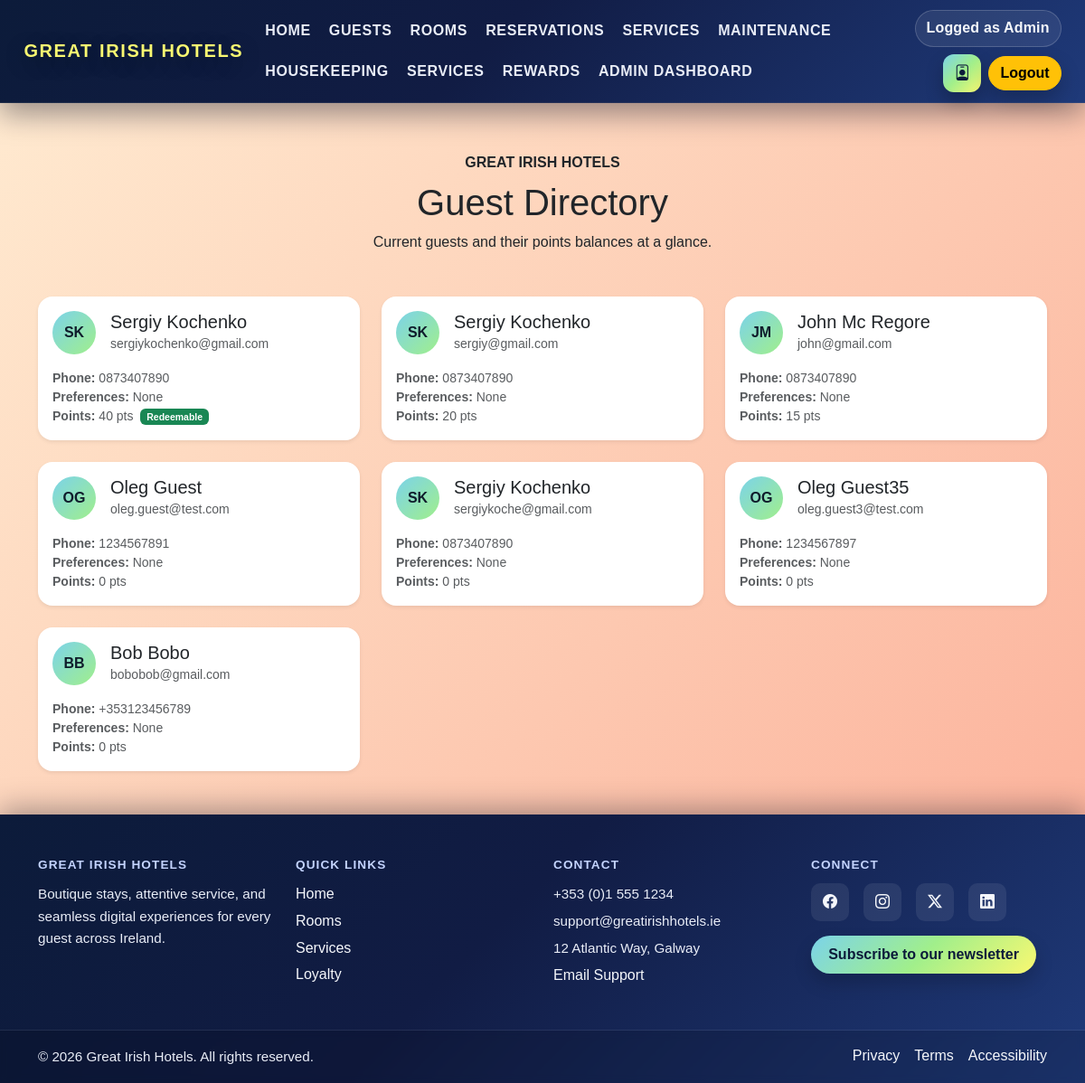
Screenshot of /guests/ (signed in) with the database file from the repository.
### core/models.py (models this page shows, shortened)
class Guest(models.Model):
	first_name = models.CharField(max_length=50)
	last_name = models.CharField(max_length=50)
	email = models.EmailField()
	phone = models.CharField(max_length=20)
	id_document = models.CharField(max_length=100)
	preferences = models.TextField(blank=True)
	special_requests = models.TextField(blank=True)
	loyalty_points = models.IntegerField(default=0)

### core/views.py (the view)
# urls.py: path('guests/', guests, name='guests'),
@staff_member_required
def guests(request):
	all_guests = Guest.objects.all()
	context = get_user_context(request)
	context['guests'] = all_guests
	return render(request, 'guests.html', context)

### core/views.py (called while the page is built, shortened)
def get_user_context(request):
	guest_name = None
	staff_name = None
	staff_role = None
	guest_id_document = None
	guest_id = request.session.get('guest_id')
	staff_id = request.session.get('staff_id')
	if guest_id:
		try:
			from .models import Guest
			guest_obj = Guest.objects.get(id=guest_id)
			guest_name = f"{guest_obj.first_name} {guest_obj.last_name}"
			guest_id_document = guest_obj.id_document.split('|')[0] if guest_obj.id_document else ''
		except Exception:
			pass
	return {'guest_name': guest_name, 'staff_name': staff_name, 'staff_role': staff_role, 'guest_id_document': guest_id_document}

### core/templates/guests.html (shortened to what this page needs)
<!DOCTYPE html>
<html lang="en">
<head>
    <link href="https://cdn.jsdelivr.net/npm/bootstrap@5.3.2/dist/css/bootstrap.min.css" rel="stylesheet">
    <link href="https://cdn.jsdelivr.net/npm/bootstrap-icons@1.11.3/font/bootstrap-icons.css" rel="stylesheet">
    <link rel="stylesheet" href="/static/style.css">
</head>
<body class="rooms-body">
        {% include "header.html" %}
        <main class="container py-5 guests-page">
            <div class="spacer-top"></div>
            <div class="text-center mb-5">
                <p class="text-uppercase fw-semibold mb-2">Great Irish Hotels</p>
                <h1>Guest Directory</h1>
                <p class=" mb-0">Current guests and their points balances at a glance.</p>
            </div>
            <div class="row g-4">
                {% for guest in guests %}
                <div class="col-md-6 col-lg-4">
                    <div class="card border-0 rounded-4 shadow-sm h-100 guest-card">
                        <div class="card-body">
                            <div class="d-flex align-items-center mb-3">
                                <div class="avatar flex-shrink-0 me-3">
                                    <span>{{ guest.first_name|slice:":1" }}{{ guest.last_name|slice:":1" }}</span>
                                </div>
                                <div>
                                    <h5 class="card-title mb-0">{{ guest.first_name }} {{ guest.last_name }}</h5>
                                    <small class="text-muted">{{ guest.email }}</small>
                                </div>
                            </div>
                            <ul class="list-unstyled small text-muted mb-0">
                                <li><span class="fw-semibold">Phone:</span> {{ guest.phone|default:"Not provided" }}</li>
                                <li><span class="fw-semibold">Preferences:</span> {{ guest.preferences|default:"None" }}</li>
                                <li><span class="fw-semibold">Points:</span> {{ guest.loyalty_points|default:0 }} pts {% if guest.loyalty_points|default:0 >= 35 %}<span class="badge bg-success ms-1">Redeemable</span>{% endif %}</li>
                            </ul>
                        </div>
                    </div>
                </div>
                {% empty %}
                <div class="col-12">
                    <div class="alert alert-light border rounded-4 text-center py-5">No guests found.</div>
                </div>
                {% endfor %}
            </div>
        </main>
        {% include "footer.html" %}
</body>
</html>

### core/templates/header.html (shortened to what this page needs)
<header class="site-header">
    <nav class="navbar navbar-expand-xl navbar-dark gi-navbar fixed-top">
        <div class="container-xxl">
            <a class="navbar-brand" href="/">Great Irish Hotels</a>
            <div class="collapse navbar-collapse" id="mainNavbar">
                <ul class="navbar-nav align-items-lg-center mx-auto mb-3 mb-lg-0 gap-lg-1">
                    <li class="nav-item"><a class="nav-link gi-nav-link" href="/">Home</a></li>
                    {% if request.user.is_authenticated and request.user.is_staff or staff_role == 'Reception' %}
                        <li class="nav-item"><a class="nav-link gi-nav-link" href="{% url 'guest_list' %}">Guests</a></li>
                    {% endif %}
                    <li class="nav-item"><a class="nav-link gi-nav-link" href="/rooms/">Rooms</a></li>
                    {% if request.user.is_authenticated and request.user.is_staff or staff_role == 'Reception' %}
                        <li class="nav-item"><a class="nav-link gi-nav-link" href="{% url 'reservation_list' %}">Reservations</a></li>
                        <li class="nav-item"><a class="nav-link gi-nav-link" href="{% url 'service_list' %}">Services</a></li>
                    {% endif %}
                    {% if request.user.is_authenticated and request.user.is_staff or staff_role == 'Maintenance' or staff_role == 'Reception' or guest_name %}
                        <li class="nav-item"><a class="nav-link gi-nav-link" href="{% url 'maintenance_list' %}">Maintenance</a></li>
                    {% endif %}
                    {% if request.user.is_authenticated and request.user.is_staff or staff_role == 'Housekeeper' or staff_role == 'Reception' or guest_name %}
                        <li class="nav-item"><a class="nav-link gi-nav-link" href="{% url 'housekeeping_list' %}">Housekeeping</a></li>
                    {% endif %}
                    {% if guest_name %}
                        <li class="nav-item"><a class="nav-link gi-nav-link" href="/services/">Services</a></li>
                    {% endif %}
                    <li class="nav-item"><a class="nav-link gi-nav-link" href="{% url 'loyalty' %}">Rewards</a></li>
                    {% if request.user.is_authenticated and request.user.is_staff %}
                        <li class="nav-item"><a class="nav-link gi-nav-link" href="/admin-frontend/dashboard/">Admin Dashboard</a></li>
                    {% endif %}
                </ul>
                <div class="header-actions d-flex align-items-center gap-2">
                    {% if staff_name and staff_role %}
                        <span class="header-pill">Staff: {{ staff_name }} | Role: {{ staff_role }}</span>
                        {% if request.resolver_match.url_name != 'user_profile' %}
                            <a href="{% url 'user_profile' %}" class="header-icon" title="View/Edit Profile">
                                <i class="bi bi-person-badge"></i>
                            </a>
                        {% endif %}
                        <a href="/logout/" class="btn btn-warning logout-trigger">Logout</a>
                    {% elif request.user.is_authenticated and request.user.is_staff %}
                        <span class="header-pill">Logged as Admin</span>
                        {% if request.resolver_match.url_name != 'user_profile' %}
                            <a href="{% url 'user_profile' %}" class="header-icon" title="View Profile">
                                <i class="bi bi-person-badge"></i>
                            </a>
                        {% endif %}
                        <a href="/logout/" class="btn btn-warning logout-trigger">Logout</a>
                    {% endif %}
                </div>
            </div>
        </div>
    </nav>
</header>

### core/templates/footer.html
<footer class="site-footer mt-auto text-white">
  <div class="footer-top">
    <div class="container py-5">
      <div class="row g-4">
        <div class="col-12 col-md-6 col-lg-3">
          <h6 class="footer-title">Great Irish Hotels</h6>
          <p class="footer-text">
            Boutique stays, attentive service, and seamless digital experiences for every guest across Ireland.
          </p>
        </div>
        <div class="col-6 col-lg-3">
          <h6 class="footer-title">Quick Links</h6>
          <ul class="footer-links list-unstyled mb-0">
            <li><a class="footer-link" href="{% url 'home' %}">Home</a></li>
            <li><a class="footer-link" href="{% url 'rooms' %}">Rooms</a></li>
            <li><a class="footer-link" href="{% url 'services' %}">Services</a></li>
            <li><a class="footer-link" href="{% url 'loyalty' %}">Loyalty</a></li>
          </ul>
        </div>
        <div class="col-6 col-lg-3">
          <h6 class="footer-title">Contact</h6>
          <ul class="footer-links list-unstyled mb-0">
            <li class="footer-text">+353 (0)1 555 1234</li>
            <li class="footer-text">support@greatirishhotels.ie</li>
            <li class="footer-text">12 Atlantic Way, Galway</li>
            <li><a class="footer-link" href="mailto:support@greatirishhotels.ie">Email Support</a></li>
          </ul>
        </div>
        <div class="col-12 col-lg-3">
          <h6 class="footer-title">Connect</h6>
          <div class="d-flex gap-3">
            <a class="footer-social" href="#" aria-label="Follow on Facebook"><i class="bi bi-facebook"></i></a>
            <a class="footer-social" href="#" aria-label="Follow on Instagram"><i class="bi bi-instagram"></i></a>
            <a class="footer-social" href="#" aria-label="Follow on Twitter"><i class="bi bi-twitter-x"></i></a>
            <a class="footer-social" href="#" aria-label="Follow on LinkedIn"><i class="bi bi-linkedin"></i></a>
          </div>
          <div class="mt-3">
            <a class="btn newsletter-footer-btn" href="{% url 'newsletter' %}">Subscribe to our newsletter</a>
          </div>
        </div>
      </div>
    </div>
  </div>
  <div class="footer-bottom py-3">
    <div class="container d-flex flex-column flex-md-row align-items-center justify-content-between gap-2">
      <span class="footer-text mb-0">&copy; {% now "Y" %} Great Irish Hotels. All rights reserved.</span>
      <div class="d-flex gap-3">
        <a class="footer-link" href="#">Privacy</a>
        <a class="footer-link" href="#">Terms</a>
        <a class="footer-link" href="#">Accessibility</a>
      </div>
    </div>
  </div>
</footer>

### core/static/style.css (style rules this page uses)
html, body { font-family: Arial, sans-serif; background-color: transparent; position: relative; overflow-x: hidden; min-height: 100%; height: 100%; margin: 0; padding: 0; }
body { display: flex; flex-direction: column; padding-top: calc(var(--nav-height) + 10px); }
main { flex: 1; padding-top: 0.35rem; }
body::before { content: ""; position: fixed; top: 0; left: 0; width: 100%; height: 100%; z-index: -1; background: linear-gradient(130deg, #ffecd2, #fcb69f, #ff9a8b, #ff758c, #f6416c, #f76b1c, #c471ed, #662d8c); background-size: 600% 600%; animation: gradientDrift 12s ease-in-out infinite; pointer-events: none; }
.rooms-body { background-color: transparent; }
.guests-page { position: relative; z-index: 1; }
.guests-page .spacer-top { height: 2rem; }
.guest-card .avatar { width: 48px; height: 48px; border-radius: 999px; background: linear-gradient(135deg, #7BD3EA, #A1EF8B); display: flex; align-items: center; justify-content: center; color: #0f1c2b; font-weight: 700; }
:root { --nav-height: 78px; }
.site-header { position: relative; z-index: 1030; }
.gi-navbar { background: linear-gradient(135deg, #0c1b3a 0%, #111c44 45%, #1f3a7a 100%); backdrop-filter: blur(10px); box-shadow: 0 12px 30px rgba(4, 9, 30, 0.4); border-bottom: 1px solid rgba(255, 255, 255, 0.08); padding: 0.7rem 0.9rem; min-height: var(--nav-height); }
.gi-navbar .navbar-brand { color: #f9f871; font-weight: 800; letter-spacing: 0.08em; text-transform: uppercase; text-shadow: 0 6px 22px rgba(0, 0, 0, 0.35); }
.gi-navbar .navbar-nav { gap: 0.35rem 0.55rem; flex-wrap: wrap; }
.gi-nav-link { color: #e9edf7; font-weight: 700; text-transform: uppercase; letter-spacing: 0.04em; padding: 0.55rem 0.85rem; position: relative; transition: color 0.2s ease, opacity 0.2s ease; display: inline-flex; align-items: center; gap: 0.35rem; }
.gi-nav-link::after { content: ""; position: absolute; left: 18%; right: 18%; bottom: 0.45rem; height: 2px; background: linear-gradient(90deg, #7bd3ea, #a1ef8b, #f9f871); opacity: 0; transition: opacity 0.2s ease, transform 0.2s ease; transform: scaleX(0.6); }
.header-actions { flex-wrap: wrap; justify-content: flex-start; gap: 0.35rem 0.6rem; }
.header-pill { color: #f5f7fb; background: rgba(255, 255, 255, 0.08); border: 1px solid rgba(255, 255, 255, 0.18); border-radius: 999px; padding: 0.45rem 0.75rem; font-weight: 600; letter-spacing: 0.01em; display: inline-flex; align-items: center; gap: 0.35rem; }
.header-icon { width: 42px; height: 42px; display: inline-flex; align-items: center; justify-content: center; color: #0c1b3a; background: linear-gradient(135deg, #7bd3ea, #a1ef8b, #f9f871); border-radius: 12px; text-decoration: none; font-size: 1.1rem; box-shadow: 0 10px 20px rgba(0, 0, 0, 0.24); transition: transform 0.2s ease, box-shadow 0.2s ease; }
.gi-navbar .btn.btn-warning { border-radius: 999px; font-weight: 700; box-shadow: 0 10px 22px rgba(0, 0, 0, 0.22); }
@media (min-width: 992px) { .header-actions { justify-content: flex-end; } }
.site-footer { background: linear-gradient(135deg, #0c1b3a 0%, #111c44 45%, #1f3a7a 100%); color: #f5f7fb; margin-top: auto; box-shadow: 0 -6px 30px rgba(4, 9, 30, 0.35); }
.footer-top { border-bottom: 1px solid rgba(255, 255, 255, 0.08); }
.footer-title { text-transform: uppercase; letter-spacing: 0.08em; font-weight: 700; font-size: 0.85rem; margin-bottom: 0.75rem; color: #c4d4ff; }
.footer-text { color: #e9edf7; font-size: 0.95rem; line-height: 1.6; }
.footer-links li + li { margin-top: 0.35rem; }
.footer-link { color: #f5f7fb; text-decoration: none; position: relative; padding-bottom: 2px; transition: color 0.2s ease, opacity 0.2s ease; }
.footer-link::after { content: ""; position: absolute; left: 0; bottom: 0; width: 100%; height: 2px; background: linear-gradient(90deg, #7bd3ea, #a1ef8b, #f9f871); opacity: 0; transition: opacity 0.2s ease; }
.footer-social { width: 42px; height: 42px; display: inline-flex; align-items: center; justify-content: center; border-radius: 10px; background: rgba(255, 255, 255, 0.08); color: #f5f7fb; transition: transform 0.2s ease, background 0.2s ease, color 0.2s ease; }
.newsletter-footer-btn { background: linear-gradient(135deg, #7bd3ea, #a1ef8b, #f9f871); color: #0c1b3a; font-weight: 700; border: none; border-radius: 999px; padding: 0.55rem 1.2rem; box-shadow: 0 10px 20px rgba(0, 0, 0, 0.18); transition: transform 0.2s ease, box-shadow 0.2s ease; }
.footer-bottom { background: rgba(0, 0, 0, 0.15); backdrop-filter: blur(4px); }

### rows the page displays
Guest: first_name "S", last_name "K", first_name "Sergiy", last_name "Kochenko", email "sergiykochenko@gmail.com", phone "0873407890", preferences "None", loyalty_points "40", shows "Redeemable"
Guest: first_name "S", last_name "K", first_name "Sergiy", last_name "Kochenko", email "sergiy@gmail.com", phone "0873407890", preferences "None", loyalty_points "20"
Guest: first_name "J", last_name "M", first_name "John", last_name "Mc Regore", email "john@gmail.com", phone "0873407890", preferences "None", loyalty_points "15"
Guest: first_name "O", last_name "G", first_name "Oleg", last_name "Guest", email "oleg.guest@test.com", phone "1234567891", preferences "None", loyalty_points "0"
Guest: first_name "S", last_name "K", first_name "Sergiy", last_name "Kochenko", email "sergiykoche@gmail.com", phone "0873407890", preferences "None", loyalty_points "0"
Guest: first_name "O", last_name "G", first_name "Oleg", last_name "Guest35", email "oleg.guest3@test.com", phone "1234567897", preferences "None", loyalty_points "0"
Guest: first_name "B", last_name "B", first_name "Bob", last_name "Bobo", email "bobobob@gmail.com", phone "+353123456789", preferences "None", loyalty_points "0"
